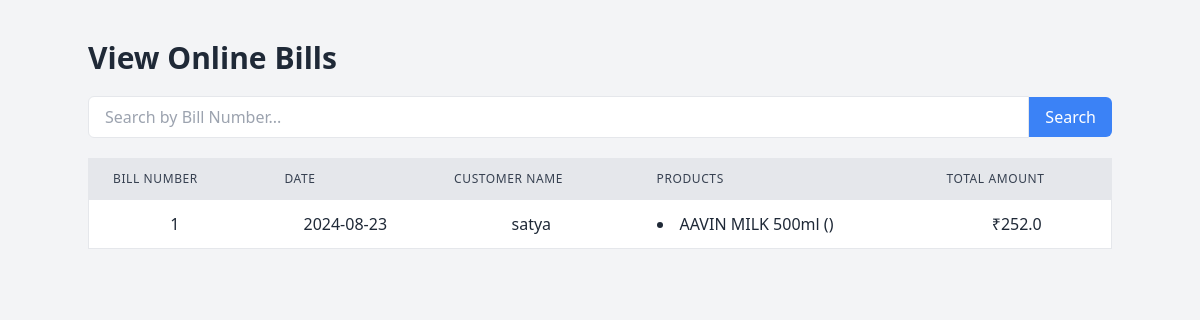
Before: /search_online_bill?bill_no=1 (signed in) with the older database file.
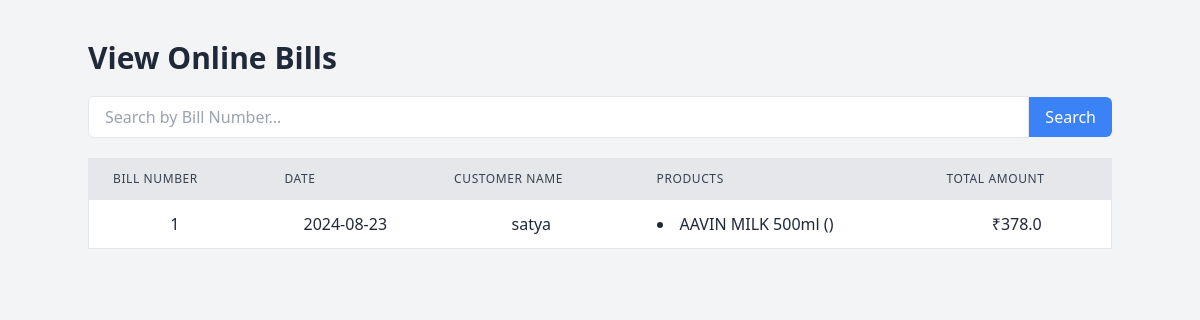
After: the same page with the newer database file.
### models.py (models this page shows, shortened)
class TransactionRecord(db.Model):
    id = db.Column(db.Integer, primary_key=True)
    bill_no = db.Column(db.Integer, unique=True, nullable=False)
    date = db.Column(db.Date, nullable=False, default=datetime.utcnow)
    total_price = db.Column(db.Float, nullable=False)
    billing_mode = db.Column(db.String(10), nullable=False)  # New field to store 'online' or 'offline'
    organisation_id = db.Column(db.Integer, db.ForeignKey('organisation.id'), nullable=False)
    customer_id = db.Column(db.Integer, db.ForeignKey('customer.id'), nullable=True)  # Allow null if no customer info
    items = db.relationship('TransactionItem', backref='transaction', lazy=True)
    customer = db.relationship('Customer', backref='transaction_records')

class Customer(db.Model):
    id = db.Column(db.Integer, primary_key=True)
    name = db.Column(db.String(100), nullable=False)
    phone = db.Column(db.String(50), nullable=False)
    city = db.Column(db.String(100))
    district = db.Column(db.String(100))
    state = db.Column(db.String(100))
    pincode = db.Column(db.String(10))
    email = db.Column(db.String(120))
    flat_no = db.Column(db.String(50))  # New field
    street = db.Column(db.String(150))  # New field
    organisation_id = db.Column(db.Integer, db.ForeignKey('organisation.id'), nullable=False)

class TransactionItem(db.Model):
    id = db.Column(db.Integer, primary_key=True)
    transaction_id = db.Column(db.Integer, db.ForeignKey('transaction_record.id'), nullable=False)
    product_id = db.Column(db.Integer, db.ForeignKey('product.id'), nullable=False)
    quantity = db.Column(db.Integer, nullable=False)
    total_price = db.Column(db.Float, nullable=False)

class Product(db.Model):
    id = db.Column(db.Integer, primary_key=True)
    name = db.Column(db.String(100), nullable=False)
    SKU = db.Column(db.String(50), nullable=False)
    net_price = db.Column(db.Float, nullable=False)
    selling_price = db.Column(db.Float, nullable=False)
    quantity = db.Column(db.Integer, nullable=False)
    seller = db.Column(db.String(100), nullable=False)
    organisation_id = db.Column(db.Integer, db.ForeignKey('organisation.id'), nullable=False)
    category_id = db.Column(db.Integer, db.ForeignKey('product_category.id'), nullable=True)  # Allow null if category not mandatory
    inventory = db.relationship('Inventory', backref='product', lazy=True)

### blueprints/billing.py (the view)
@billing_bp.route('/search_online_bill', methods=['GET'])
def search_online_bill():
    try:
        organisation_id = session.get('organisation_id')
        if not organisation_id:
            flash("User is not logged in!", "error")
            return redirect(url_for('auth.login'))
        bill_no = request.args.get('bill_no', '').strip()
        if not bill_no:
            flash("Please enter a bill number to search.", "error")
            return redirect(url_for('billing.view_online_bills'))
        bills = TransactionRecord.query.filter_by(organisation_id=organisation_id, bill_no=bill_no, billing_mode='online').all()
        if not bills:
            flash(f"No bills found for Bill Number: {bill_no}", "error")
            return redirect(url_for('billing.view_online_bills'))
        customers = {customer.id: customer for customer in Customer.query.all()}
        bill_items = db.session.query(
            TransactionItem,
            Product.name.label('product_name'),
            Product.SKU.label('product_sku')
        ).join(Product, TransactionItem.product_id == Product.id).all()
        bill_items_dict = {}
        for item in bill_items:
            if item.TransactionItem.transaction_id not in bill_items_dict:
                bill_items_dict[item.TransactionItem.transaction_id] = []
            bill_items_dict[item.TransactionItem.transaction_id].append(item)
        return render_template('view_online_bills.html', bills=bills, customers=customers, bill_items_dict=bill_items_dict)
    except Exception as e:
        flash(f"Error: {str(e)}", "error")
        return redirect(url_for('billing.view_online_bills'))

### templates/view_online_bills.html (shortened to what this page needs)
<!DOCTYPE html>
<html lang="en">
<head>
    <link href="https://cdn.jsdelivr.net/npm/tailwindcss@2.2.19/dist/tailwind.min.css" rel="stylesheet">
</head>
<body class="bg-gray-100 text-gray-800">
    <div class="container mx-auto mt-10">
        <h1 class="text-3xl font-bold mb-5">View Online Bills</h1>
        <form action="{{ url_for('billing.search_online_bill') }}" method="GET" class="mb-5">
            <div class="flex items-center">
                <input
                    type="text"
                    name="bill_no"
                    placeholder="Search by Bill Number..."
                    class="w-full px-4 py-2 border rounded-l-md focus:outline-none focus:ring-2 focus:ring-blue-500"
                    required
                >
                <button
                    type="submit"
                    class="bg-blue-500 text-white px-4 py-2 rounded-r-md hover:bg-blue-600">
                    Search
                </button>
            </div>
        </form>
        <div class="overflow-x-auto">
            <table class="min-w-full bg-white border border-gray-200">
                <thead>
                    <tr class="bg-gray-200">
                        <th class="py-3 px-6 text-left text-xs font-medium text-gray-700 uppercase tracking-wider border-b">Bill Number</th>
                        <th class="py-3 px-6 text-left text-xs font-medium text-gray-700 uppercase tracking-wider border-b">Date</th>
                        <th class="py-3 px-6 text-left text-xs font-medium text-gray-700 uppercase tracking-wider border-b">Customer Name</th>
                        <th class="py-3 px-6 text-left text-xs font-medium text-gray-700 uppercase tracking-wider border-b">Products</th>
                        <th class="py-3 px-6 text-left text-xs font-medium text-gray-700 uppercase tracking-wider border-b">Total Amount</th>
                    </tr>
                </thead>
                <tbody>
                    {% for bill in bills %}
                    <tr class="hover:bg-gray-100">
                        <td class="py-3 px-6 text-center border-b">{{ bill.bill_no }}</td>
                        <td class="py-3 px-6 text-center border-b">{{ bill.date }}</td>
                        <td class="py-3 px-6 text-center border-b">
                            {% if customers[bill.customer_id] %}
                                {{ customers[bill.customer_id].name }}
                            {% else %}
                                Unknown Customer
                            {% endif %}
                        </td>
                        <td class="py-3 px-6 text-left border-b">
                            <ul class="list-disc list-inside">
                                {% for item in bill_items_dict[bill.id] %}
                                <li>{{ item.product_name }} ({{ item.quantity }})</li>
                                {% endfor %}
                            </ul>
                        </td>
                        <td class="py-3 px-6 text-center border-b">₹{{ bill.total_price }}</td>
                    </tr>
                    {% endfor %}
                </tbody>
            </table>
        </div>
    </div>
</body>
</html>

Changed rows visible on the page:
changed TransactionRecord: total_price "252.0" → "378.0"
